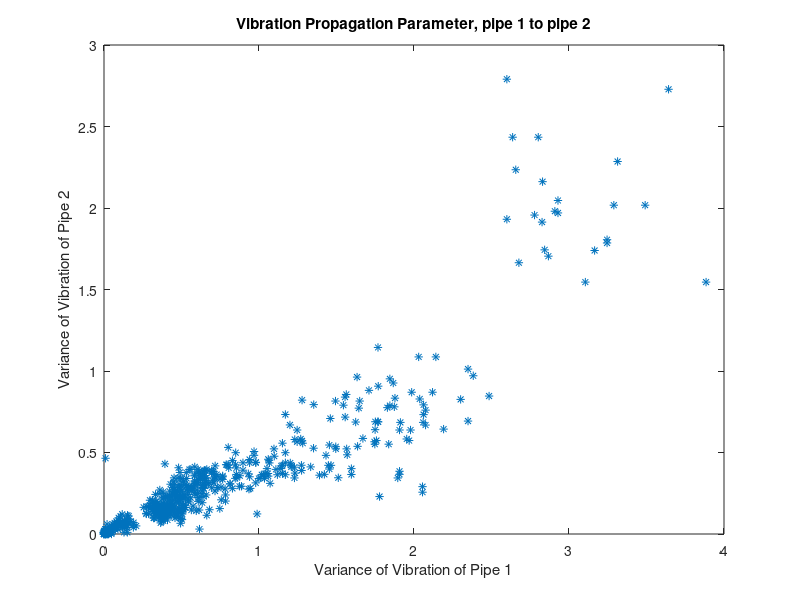
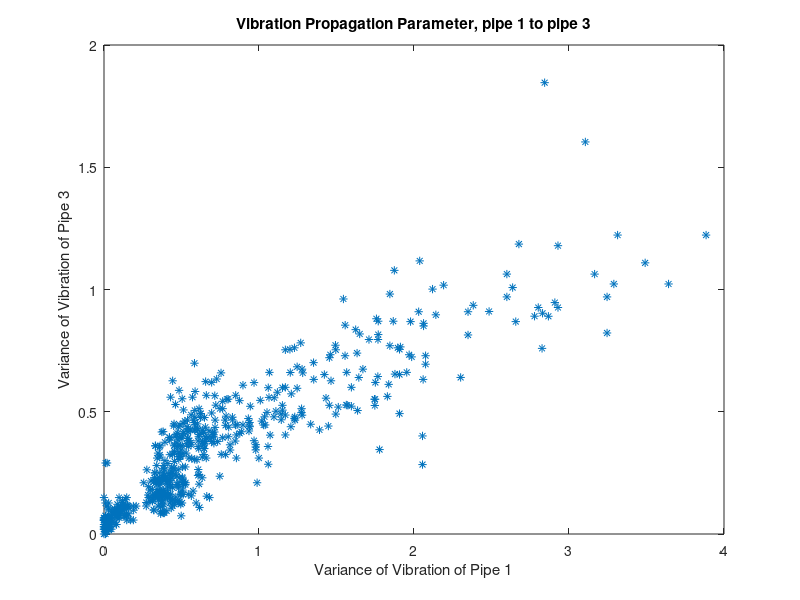
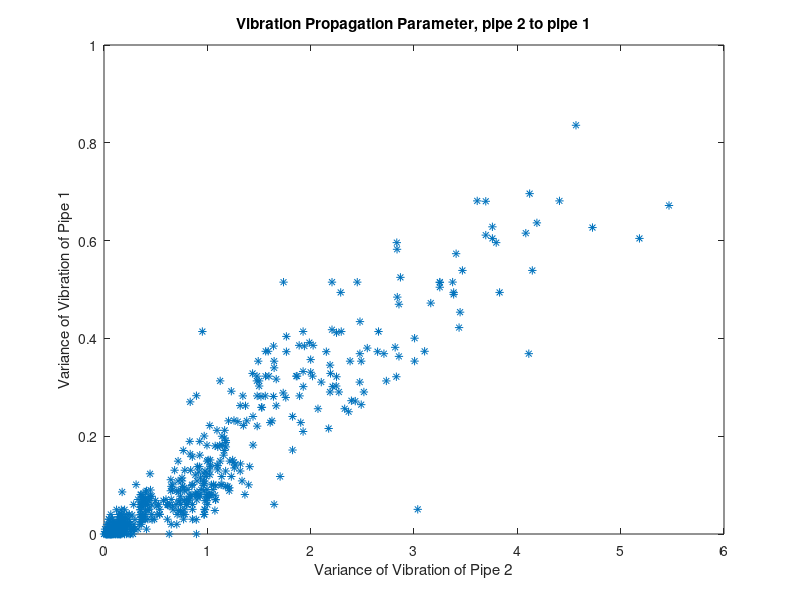
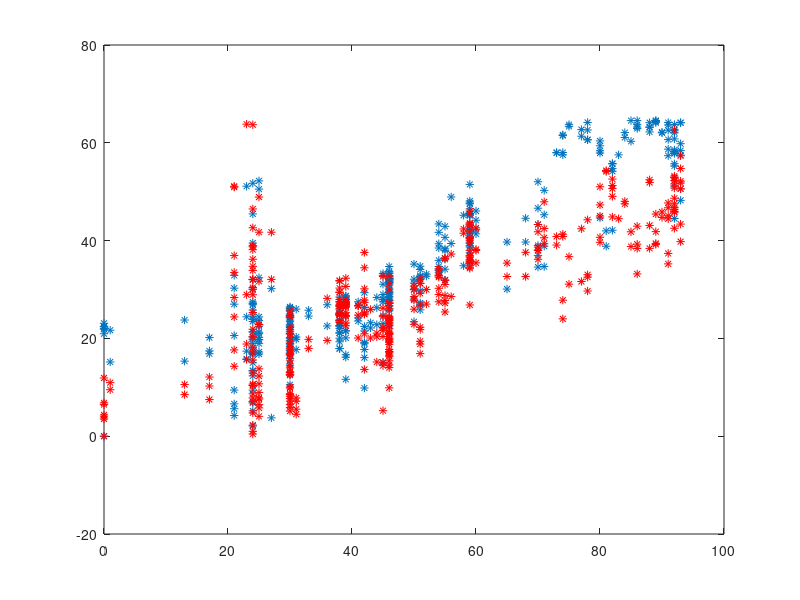

Recreate these plots in MATLAB, in order.
clear all
close all
load data_copper_on.txt
load data_pvc_on.txt

plot(data_copper_on(:,2),data_copper_on(:,3),'*')
title('Vibration Propagation Parameter, pipe 1 to pipe 2')
xlabel('Variance of Vibration of Pipe 1')
ylabel('Variance of Vibration of Pipe 2')
figure
plot(data_copper_on(:,2),data_copper_on(:,4),'*')
title('Vibration Propagation Parameter, pipe 1 to pipe 3')
xlabel('Variance of Vibration of Pipe 1')
ylabel('Variance of Vibration of Pipe 3')
figure
plot(data_pvc_on(:,3),data_pvc_on(:,2),'*')
title('Vibration Propagation Parameter, pipe 2 to pipe 1')
xlabel('Variance of Vibration of Pipe 2')
ylabel('Variance of Vibration of Pipe 1')

figure
plot(data_pvc_on(:,3),data_pvc_on(:,4),'*')
title('Vibration Propagation Parameter, pipe 2 to pipe 3')
xlabel('Variance of Vibration of Pipe 2')
ylabel('Variance of Vibration of Pipe 3')

load data_gp.txt

P12 = 0.52;
P21 = 0.15;
P = [1 P12 ; P21 1];

length = 358;

V = zeros(2,length);
V1out = zeros(4, length);
V2out = zeros(4, length);
for i=1:length
    V(:,i) = abs(P\[data_gp(i,2);data_gp(i,3)]);
end

for i=1:length
    V1out(:,i) = [(abs(V(1,i)))^(1/3);(abs(V(1,i)))^(1/2);abs(V(1,i));1];
    V2out(:,i) = [(abs(V(2,i)))^(1/3);(abs(V(2,i)))^(1/2);abs(V(2,i));1];
end


f = [zeros(1,4) zeros(1,4) ones(1,length)]';

Vout = [V1out ; V2out];
A= [ Vout' -eye(length);
     -Vout' -eye(length)];
b= [data_gp(:,1);-data_gp(:,1)];

X=linprog(f,A,b);

 


scale = 0:0.1:9;


for i=1:length
    F1(i) = X(1)*(abs(V(1,i)))^(1/3)+X(2)*(abs(V(1,i)))^(1/2)+X(3)*(abs(V(1,i)))+X(4);
    F2(i) = X(1)*(abs(V(2,i)))^(1/3)+X(2)*(abs(V(2,i)))^(1/2)+X(3)*(abs(V(2,i)))+X(4);
end

plot(data_gp(:,1),F1, '*')
hold on
plot(data_gp(:,1),F2, 'r*')
figure
plot(data_gp(:,1),F2+F1, 'r*')
hold on
plot(data_gp(:,1),data_gp(:,1))
